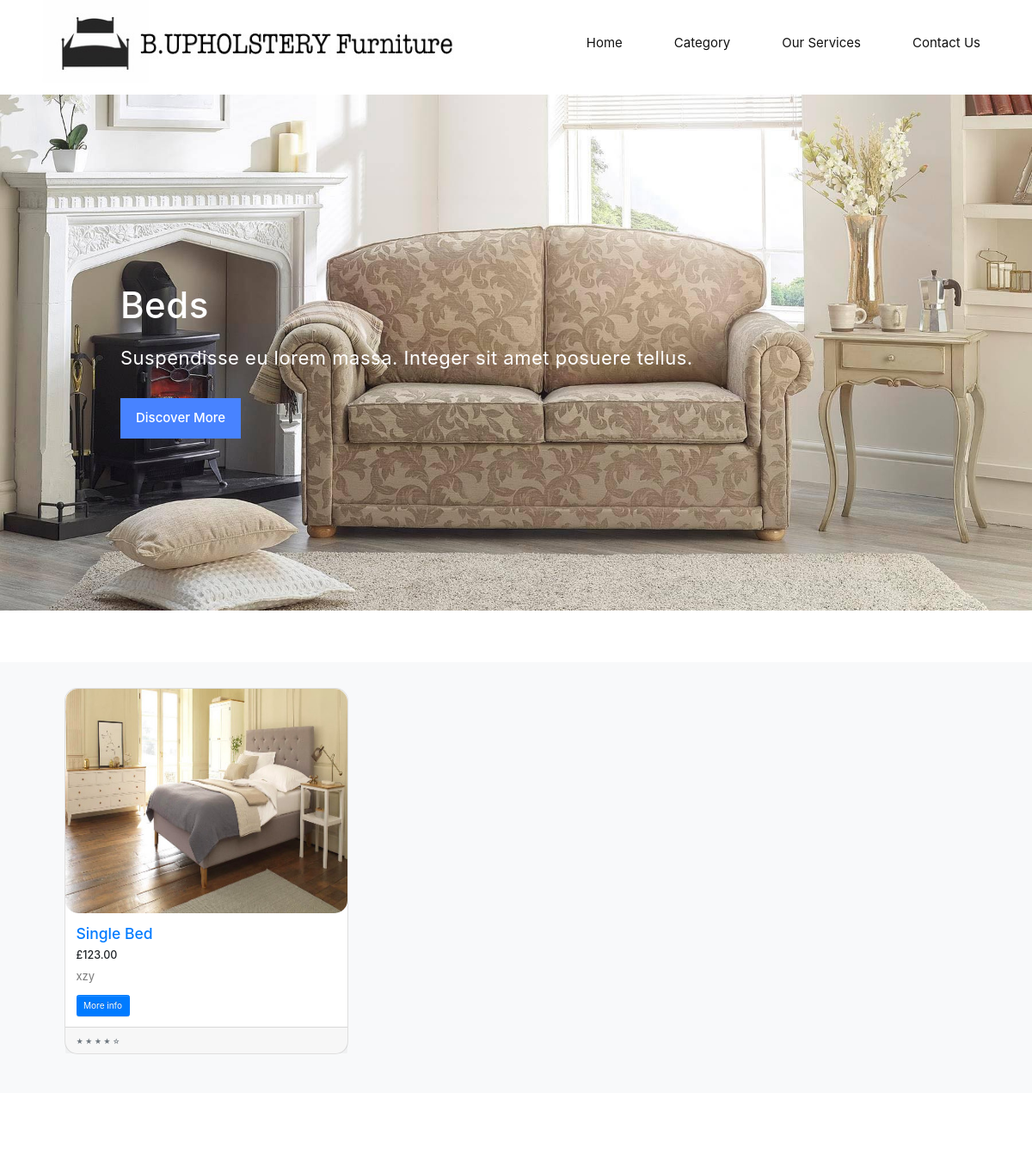
Before: /beds (upper part) with the older database file.
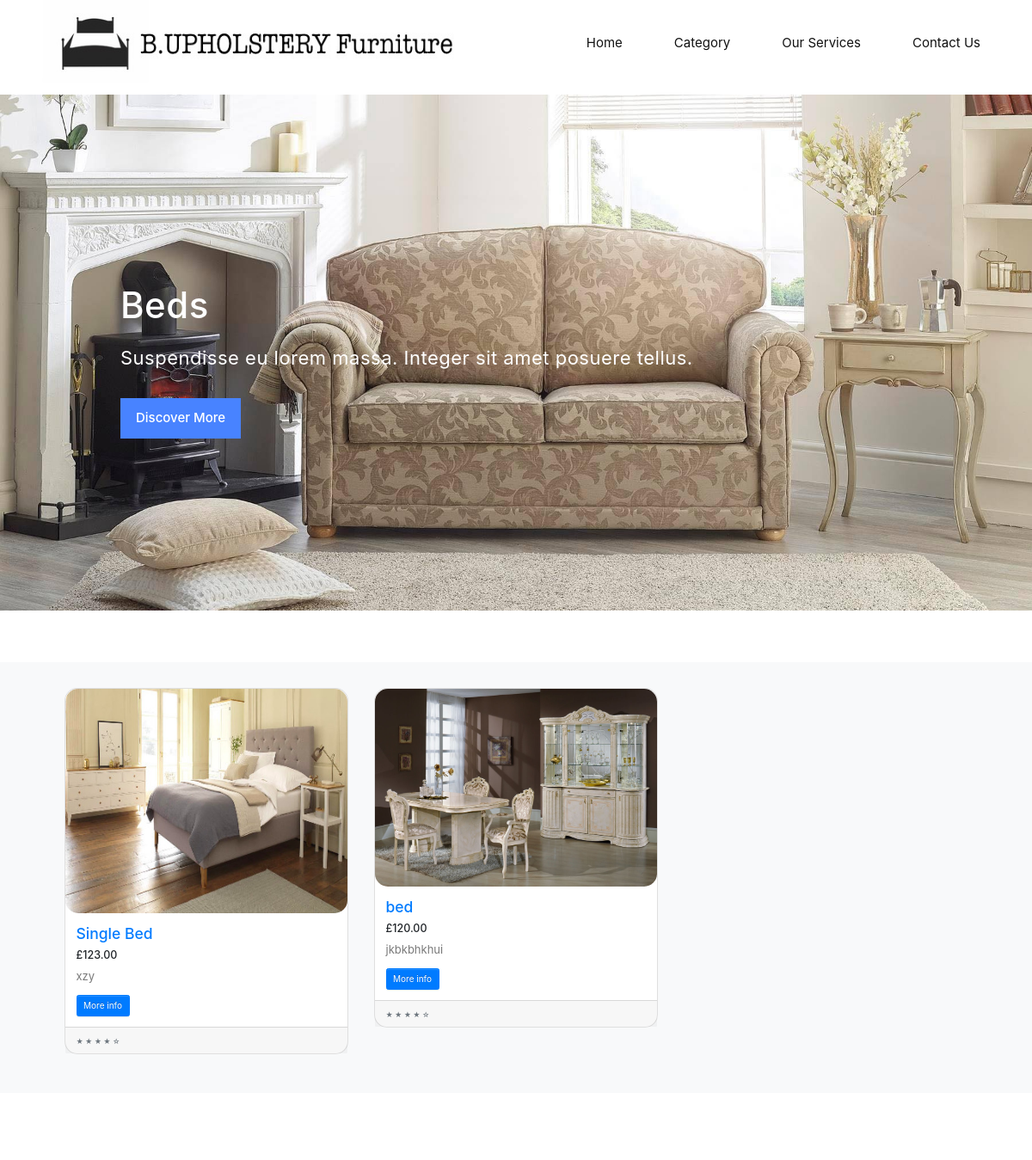
After: the same page with the newer database file.
### home/models.py (models this page shows, shortened)
class Beds(models.Model):
    name = models.CharField(max_length=200, null=True,default='')
    price = models.FloatField(default=0)
    image = models.ImageField(upload_to='media/image',default='')
    description = models.CharField(max_length=1000,default='')

### home/views.py (the view)
def beds(request):
    beds = Beds.objects.all()
    context = {'beds':beds}
    return render(request, 'beds.html', context)

### Templates/beds.html (shortened to what this page needs)
{% load static %}
<!DOCTYPE html>
<html>
    <head>
        <link rel="stylesheet" href="{% static 'css/bootstrap.min.css' %}">
        <link rel="stylesheet" href="{% static 'css/bootstrap-theme.min.css'%}">
        <link rel="stylesheet" href="{% static 'css/fontAwesome.css' %}">
        <link rel="stylesheet" href="{% static 'css/hero-slider.css' %}">
        <link rel="stylesheet" href="{% static 'css/owl-carousel.css' %}">
        <link rel="stylesheet" href="{% static 'css/datepicker.css' %}">
        <link rel="stylesheet" href="{% static 'css/templatemo-style.css' %}">
        <link rel="stylesheet" href="https://cdn.{% static 'jsdelivr.net/npm/bootstrap@4.5.3/dist/css/bootstrap.min.css'%}">
        <link rel="stylesheet" href="https://cdn.jsdelivr.net/npm/bootstrap@4.5.3/dist/css/bootstrap.min.css">
    </head>
<body>
    <div class="wrap">
        <header id="header">
            <div class="container">
                <div class="row">
                    <div class="col-md-12">
                        <a href="index.html"><div class="logo">
                           <img style="width: 500px; height: 100px" src="{% static 'img/website.jpg' %}" alt="Venue Logo">
                        </div></a>
                        <nav id="primary-nav" class="dropdown cf">
                            <ul class="dropdown menu">
                                <li class='active'><a href="/"</a>Home</li>
                                <li><a class="scrollTo" data-scrollTo="category" href="#">Category</a></li>
                                <li><a class="scrollTo" data-scrollTo="services" href="#">Our Services</a></li>
                                <li><a class="scrollTo" data-scrollTo="contact" href="#">Contact Us</a></li>
                            </ul>
                        </nav>
                    </div>
                </div>
            </div>
        </header>
    </div>
    <section class="banner" id="top">
        <div class="container">
            <div class="row">
                <div class="col-md-10 col-md-offset-1">
                    <div class="banner-caption">
                        <h2>Beds</h2>
                        <span>Suspendisse eu lorem massa. Integer sit amet posuere tellus.</span>
                        <div class="blue-button">
                            <a class="scrollTo" data-scrollTo="popular" href="#">Discover More</a>
                        </div>
                    </div>
                </div>
            </div>
        </div>
    </section>
<br><br>
<br><br>
<div class="album py-5 bg-light ">
<div class="container">
<div class="col-lg-12">
      {% for beds in beds %}
        <div class="col-lg-4 col-md-6 mb-4">
            <div class="card h-100 btns" style="border-radius: 15px;">
              <a href="#"><img class="card-img-top" style="border-radius: 15px;" src="{{ beds.image.url }}" alt=""></a>
              <div class="card-body">
                <h3 class="card-title">
                  <a href="#">{{beds.name}}</a>
                </h3>
                <h5>£{{beds.price|floatformat:2}}</h5>
                <p class="card-text">{{beds.description}}</p>
                <form method="POST" action="{% url 'image' %}">
                     <input type="submit" class="btn btn-primary" name="More info" value="More info" />
                </form>
              </div>
              <div class="card-footer">
                <small class="text-muted">&#9733; &#9733; &#9733; &#9733; &#9734;</small>
              </div>
            </div>
          </div>
        {% endfor %}
        </div>
  </div>
</div>
</body>
</html>

Changed rows visible on the page:
added Beds: image (picture), name "bed", price "120.00", description "jkbkbhkhui"
